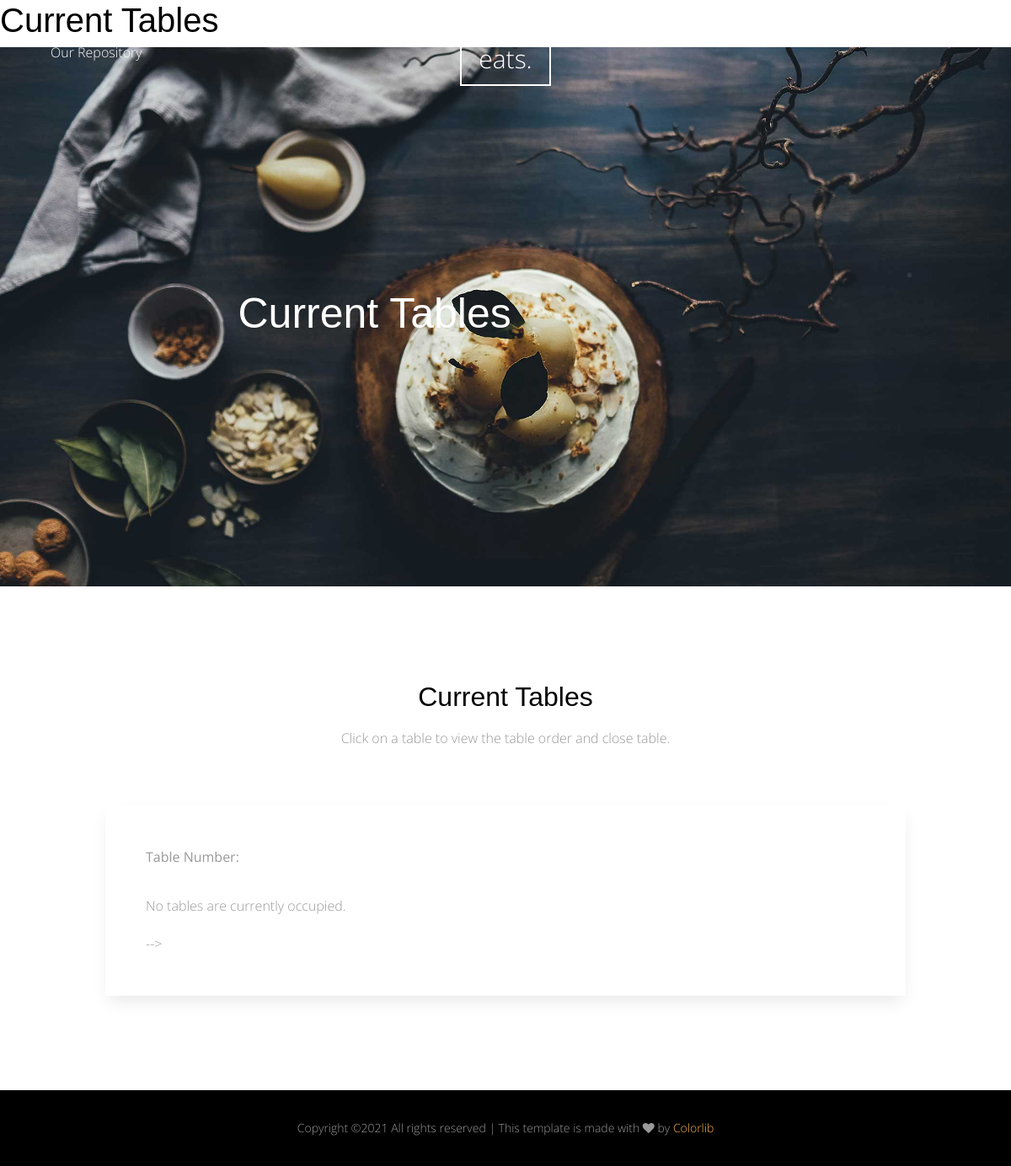
The page /table_list/11/ on the database as committed earlier.
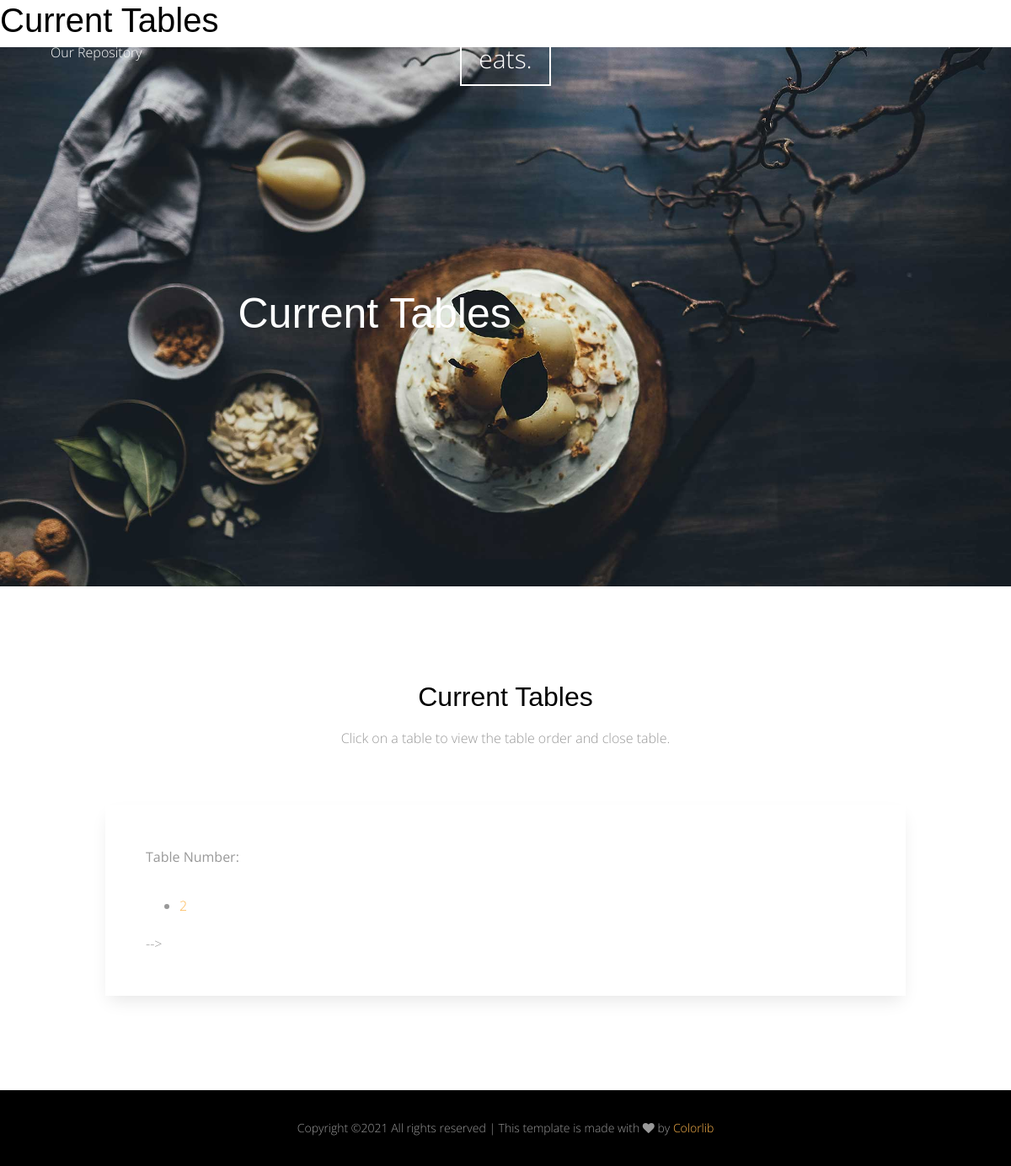
The same page on the database as committed later.
### website/models.py (models this page shows, shortened)
class Table(models.Model):
    restaurant = models.ForeignKey(Restaurant, on_delete=models.CASCADE, null=True, blank=True)
    table_number = models.IntegerField(default=0)
    table_order = models.CharField(max_length=1000, default="NA")

### website/views.py (the view)
# urls.py: path('table_list/<int:restaurant_id>/',views.table_list, name='tableList'),
def table_list(request, restaurant_id):
    table_list = Table.objects.filter(restaurant__pk=restaurant_id)
    context = {'table_list': table_list, 'restaurant_id' : restaurant_id}
    return render(request, 'website/table_list.html', context)

### website/templates/website/table_list.html (shortened to what this page needs)
<h1>Current Tables</h1>
{% extends 'base_restaurant.html' %}
{% load static %}
{% block body %}
      <div class="main-wrap">
        <div class="cover_1 cover_sm">
          <div class="img_bg" style="background-image: url({% static 'site_static/img/slider-1.jpg' %})" data-stellar-background-ratio="0.5">
            <div class="container">
              <div class="row align-items-center justify-content-center">
                <div class="col-md-7" data-aos="fade-up">
                  <h2 class="heading">Current Tables </h2>
                </div>
              </div>
            </div>
          </div>
        </div>
        <div class="section" data-aos="fade-up">
          <div class="container">
            <div class="row justify-content-center mb-5">
              <div class="col-md-8  text-center">
                <h2 class="mb-3">Current Tables</h2>
                <p class="lead">Click on a table to view the table order and close table.</p>
              </div>
            </div>
            <div class="row justify-content-center">
              <div class="col-md-10 p-5 form-wrap">
<b>{% block title %}Table Number:{% endblock %}<br><br></b>
{% if table_list %}
   <ul>
   {% for table in table_list %}
       <li><a href="/website/table/{{ table.id }}/">{{ table.table_number }}</a></li>
   {% endfor %}
   </ul>
{% else %}
   <p>No tables are currently occupied.</p>
{% endif %}
</script> -->
              </div>
            </div>
          </div>
        </div>
      </div>
            </div>
{% endblock body %}

### templates/base_restaurant.html (shortened to what this page needs)
{% load static%}
<!doctype html>
<html lang="en">
  <head>
    <link rel="stylesheet" href="{% static 'site_static/css/bootstrap.css' %}">
    <link rel="stylesheet" href="{% static 'site_static/css/animate.css' %}">
    <link rel="stylesheet" href="{% static 'site_static/css/owl.carousel.min.css' %}">
    <link rel="stylesheet" href="{% static 'site_static/css/magnific-popup.css' %}">
    <link rel="stylesheet" href="{% static 'site_static/css/aos.css' %}">
    <link rel="stylesheet" href="{% static 'site_static/css/bootstrap-datepicker.css' %}">
    <link rel="stylesheet" href="{% static 'site_static/css/jquery.timepicker.css' %}">
    <link rel="stylesheet" href="{% static 'site_static/fonts/ionicons/css/ionicons.min.css' %}">
    <link rel="stylesheet" href="{% static 'site_static/fonts/fontawesome/css/font-awesome.min.css' %}">
    <link rel="stylesheet" href="{% static 'site_static/fonts/flaticon/font/flaticon.css' %}">
    <link rel="stylesheet" href="{% static 'site_static/css/style.css' %}">
  </head>
  <body>
    <div class="site-wrap">
      <nav class="site-menu">
        <div class="site-menu-inner">
          <ul class="list-unstyled">
            <li><a href="/restaurant">Log Out</li>
          </ul>
        </div>
      </nav>
      <header class="site-header">
        <div class="row align-items-center">
          <div class="col-5 col-md-3">
             <ul class="list-unstyled social">
              <li><a class="github-button" href="https://github.com/srh95/CSDS-393-Project-" aria-label="Our Repository">Our Repository</a></li>
            </ul>
          </div>
          <div class="col-2 col-md-6 text-center">
            <a href="/website/restaurant/{{ restaurant_id }}" class="site-logo">eats.</a>
          </div>
          <div class="col-5 col-md-3 text-right menu-burger-wrap">
            <a href="#" class="site-nav-toggle js-site-nav-toggle"><i></i></a>
          </div>
        </div>
      </header>
      {% block body %}
      {% endblock body%}
    <div class="site-footer-copyright">
      <div class="container">
        <div class="row">
           <p class="footer-text col-md-12">
Copyright &copy;<script>document.write(new Date().getFullYear());</script> All rights reserved | This template is made with <i class="fa fa-heart" aria-hidden="true"></i> by <a href="https://colorlib.com" target="_blank">Colorlib</a>
</p>
        </div>
      </div>
    </div>
</body>
</html>

### static/site_static/css/style.css (style rules this page uses)
html { overflow-x: hidden; }
body { background: #fff; font-family: "Open Sans", cursive; font-size: 16px; line-height: 1.8; font-weight: 300; color: #999999; }
a { -webkit-transition: .3s all ease; -o-transition: .3s all ease; transition: .3s all ease; text-decoration: none; }
h1, h2, h3, h4, h5 { color: #000; font-family: "Playfair Display", Arial, sans-serif; }
.site-menu { display: none; background: black; left: 0; right: 0; bottom: 0; top: 0; z-index: 21; position: fixed; }
.site-menu .site-menu-inner { min-height: 100px; height: calc(100vh - 150px); margin-top: 150px; overflow: auto; }
.site-menu ul { position: relative; top: 50%; left: 50%; -webkit-transform: translate(-50%, -70%); -ms-transform: translate(-50%, -70%); transform: translate(-50%, -70%); padding-top: 5%; }
.site-menu ul > li { list-style: none; visibility: hidden; opacity: 0; padding: 0; margin: 0; top: -20px; position: relative; text-align: center; -webkit-transition: .3s all ease; -o-transition: .3s all ease; transition: .3s all ease; }
.site-menu ul > li a { color: #fff; font-size: 30px; }
.site-header { padding: 3em 30px; position: absolute; top: 0; z-index: 100; width: 100%; }
.site-header .site-logo { line-height: 0; padding: 10px 20px; border: 2px solid #fff; color: #fff; font-size: 30px; }
.site-header .social li { display: inline-block; }
.site-header .social li a { color: #fff; padding: 0 10px; }
.site-footer-copyright { background: #000; padding: 2em 0; text-align: center; }
.site-footer-copyright p { font-size: 14px; }
.site-footer-copyright p:last-child { margin-bottom: 0; }
.lead { font-size: 16px; }
.menu-burger-wrap { position: relative; }
.site-nav-toggle { width: 30px; height: 30px; cursor: pointer; text-decoration: none; position: relative; top: -15px; z-index: 21; display: block !important; float: right; right: 0; display: none; border-bottom: none !important; }
.site-nav-toggle i { position: relative; display: -moz-inline-stack; display: inline-block; zoom: 1; *display: inline; width: 30px; height: 2px; font: bold 14px/.4 Helvetica; text-transform: uppercase; text-indent: -55px; background: #fff; -webkit-transition: all .2s ease-out; -o-transition: all .2s ease-out; transition: all .2s ease-out; }
.site-nav-toggle i:before, .site-nav-toggle i:after { content: ''; width: 30px; height: 2px; background: #fff; position: absolute; left: 0; -webkit-transition: 0.2s; -o-transition: 0.2s; transition: 0.2s; }
.site-nav-toggle i:before { top: -7px; }
.site-nav-toggle i:after { bottom: -7px; }
.section { padding: 7em 0; }
.form-wrap { padding: 40px; background: #fff; -webkit-box-shadow: 0 10px 20px -5px rgba(0, 0, 0, 0.1); box-shadow: 0 10px 20px -5px rgba(0, 0, 0, 0.1); }
.cover_1 { position: relative; }
.cover_1 .img_bg { background-repeat: no-repeat; background-size: cover !important; background-position: center center; }
.cover_1 .img_bg, .cover_1 .img_bg > .container > .row { min-height: 700px; height: 100vh; }
.cover_1.cover_sm .img_bg, .cover_1.cover_sm .img_bg > .container > .row { min-height: 600px; height: 80vh; }
.cover_1 .heading { color: white; font-weight: 300; font-size: 30px; line-height: 1.5; }
@media (min-width: 768px) { .cover_1 .heading { font-size: 50px; line-height: 1.5; } }

Rows that differ between the two databases and show on the page:
added Table: table_number "2"
Other text that changed with them:
text no longer shown: "No tables are currently occupied."
